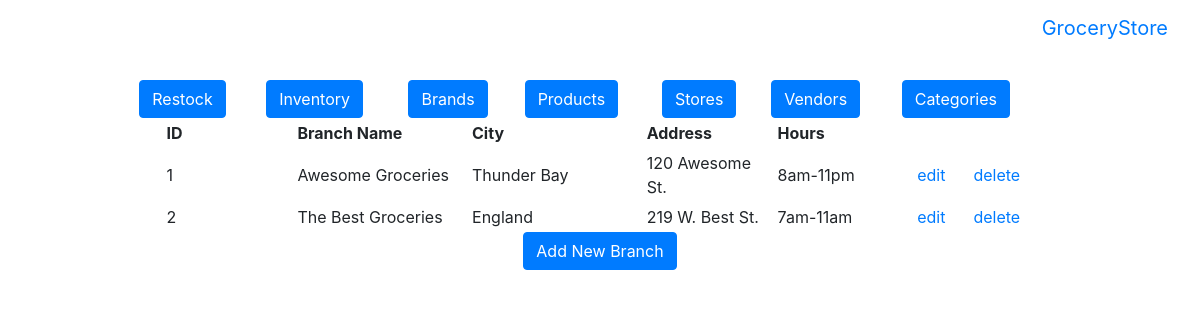
Page /db-group/htdocs/admin/viewStores.php on the committed database.
### tables this page shows
CREATE TABLE `store` (
  `store_id` int(11) NOT NULL AUTO_INCREMENT,
  `branch_name` varchar(128) NOT NULL,
  `city` varchar(128) DEFAULT NULL,
  `address` varchar(128) DEFAULT NULL,
  `hours` varchar(45) DEFAULT NULL,
  PRIMARY KEY (`store_id`)
);

### db-group/htdocs/admin/viewStores.php (the view, shortened to what this page needs)
<?php
 require ('../../mysqli_connect.php');
 $q = "SELECT store_id, branch_name, city, address, hours
FROM store ORDER BY branch_name ASC";
 $r = mysqli_query ($dbc, $q)
	or die("Error: ".mysqli_error($dbc));
 echo '
 <table border="0" width="90%" cellspacing="3" cellpadding="3" align="center">
 <tr>
 <td align="left" width="15%"><b>ID</b></td>
 <td align="left" width="20%"><b>Branch Name</b></td>
 <td align="left" width="20%"><b>City</b></td>
 <td align="left" width="15%"><b>Address</b></td>
  <td align="left" width="15%"><b>Hours</b></td>
 </tr>
 ';
 while ($row = mysqli_fetch_array ($r, MYSQLI_ASSOC)) {
 echo "\t<tr>
   <td align=\"left\">{$row['store_id']}</td>
   <td align=\"left\">{$row['branch_name']}</td>
	<td align=\"left\">{$row['city']}</td>
   <td align=\"left\">{$row['address']}</td>
    <td align=\"left\">{$row['hours']}</td>
	<td align=\"center\"><a href='updateStore.php?id=". $row['store_id'] ."' title='Update Record' data-toggle='tooltip'>edit</a></td>
    <td align=\"center\"><a href='deleteStore.php?id=". $row['store_id'] ."' title='Delete Record' data-toggle='tooltip'>delete</a></td>
 </tr>\n";
}
 echo '</table><div class="text-center"><a class="btn btn-primary" href="addStore.php">Add New Branch</a></div>';
 ?>

### rows in the picture
store: store_id "1", branch_name "Awesome Groceries", city "Thunder Bay", address "120 Awesome St.", hours "8am-11pm"
store: store_id "2", branch_name "The Best Groceries", city "England", address "219 W. Best St.", hours "7am-11am"
